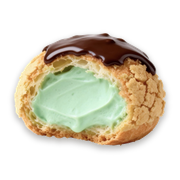
#> input picture assets/cafe/home-hy/hy-01.png, 180 x 180 px, given as the content of the folder d:/cursor-projects/Ariadne/图标素材/白底食物, which was not available
$ python build_ios_tiles.py
#> lines starting #> are read from the running program, lines starting #| are printed output that depends on the picture; after the words box and inside, x2 and y2 are one past the last pixel; in counts of white or black regions, pixels touching at a corner belong together; pictures that were not available may be replaced by others from this repository, and a replacement may not be noted
"""白底食物 → iOS 图标：纯抠图 + 轻投影（透明底）。"""
from __future__ import annotations

from collections import deque
from pathlib import Path

from PIL import Image, ImageDraw, ImageFilter

ROOT = Path(__file__).resolve().parent
FOOD = Path(r"d:\cursor-projects\Ariadne\图标素材\白底食物")
OUT = ROOT
SIZE = 180
PAD = 14
CORNER = int(SIZE * 0.2237)


def knock_white_flood(im: Image.Image, thr: int = 246) -> Image.Image:
    im = im.convert("RGBA")
    w, h = im.size
    px = im.load()

    def is_bg(x: int, y: int) -> bool:
        r, g, b, a = px[x, y]
        return a > 0 and r >= thr and g >= thr and b >= thr

    seen = bytearray(w * h)
    q: deque[tuple[int, int]] = deque()

    def push(x: int, y: int) -> None:
        i = y * w + x
        if seen[i] or not is_bg(x, y):
            return
        seen[i] = 1
        q.append((x, y))

    for x in range(w):
        push(x, 0)
        push(x, h - 1)
    for y in range(h):
        push(0, y)
        push(w - 1, y)

    while q:
        x, y = q.popleft()
        px[x, y] = (0, 0, 0, 0)
        if x:
            push(x - 1, y)
        if x + 1 < w:
            push(x + 1, y)
        if y:
            push(x, y - 1)
        if y + 1 < h:
            push(x, y + 1)

    for y in range(h):
        for x in range(w):
            r, g, b, a = px[x, y]
            if a == 0:
                continue
            if r >= thr - 18 and g >= thr - 18 and b >= thr - 18:
                edge = False
                for nx, ny in ((x - 1, y), (x + 1, y), (x, y - 1), (x, y + 1)):
                    if 0 <= nx < w and 0 <= ny < h and px[nx, ny][3] == 0:
                        edge = True
                        break
                if edge:
                    fade = max(0, min(r, g, b) - (thr - 18))
                    px[x, y] = (r, g, b, max(0, int(a * (1 - fade / 18))))
    return im


def compose(src: Image.Image) -> Image.Image:
    art = knock_white_flood(src)
    bbox = art.split()[-1].getbbox()
    out = Image.new("RGBA", (SIZE, SIZE), (0, 0, 0, 0))
    if not bbox:
        return out
    art = art.crop(bbox)
    aw, ah = art.size
    box = SIZE - PAD * 2
    scale = min(box / aw, box / ah)
    nw, nh = max(1, int(aw * scale)), max(1, int(ah * scale))
    art = art.resize((nw, nh), Image.Resampling.LANCZOS)
    x0, y0 = (SIZE - nw) // 2, (SIZE - nh) // 2

    shadow = Image.new("RGBA", (SIZE, SIZE), (0, 0, 0, 0))
    alpha = art.split()[-1]
    sh = Image.new("RGBA", (nw, nh), (40, 30, 20, 100))
    sh.putalpha(alpha.point(lambda v: int(v * 0.35)))
    shadow.alpha_composite(sh, (x0, y0 + 3))
    shadow = shadow.filter(ImageFilter.GaussianBlur(3))

    out = Image.alpha_composite(out, shadow)
    out.alpha_composite(art, (x0, y0))
    return out


def round_mask(size: int, radius: int) -> Image.Image:
    m = Image.new("L", (size, size), 0)
    ImageDraw.Draw(m).rounded_rectangle([0, 0, size - 1, size - 1], radius=radius, fill=255)
    return m


def main() -> None:
    foods = sorted(FOOD.glob("*.jpg")) + sorted(FOOD.glob("*.png"))
    assert foods, "no food in " + str(FOOD)
    mask = round_mask(SIZE, CORNER)
#> in round_mask, `m = Image.new("L", (size, size), 0)`: m: PIL image 180x180 L; every value is 0
#> in round_mask, `ImageDraw.Draw(m).rounded_rectangle([0, 0, size - 1, size - 1], radius..`:
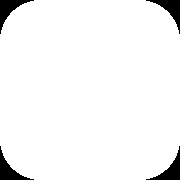
#> m: PIL image 180x180 L; 95.6% white; 4 black regions, box (x1, y1, x2, y2) and area: (0, 0, 34, 34) 354, (146, 0, 180, 34) 354, (0, 146, 34, 180) 354, (146, 146, 180, 180) 354
    for i, src in enumerate(foods[:18]):
        tile = compose(Image.open(src))
#> in knock_white_flood, im is the input picture: PIL image 180x180 RGBA; mean R, G, B, A 75, 68.3, 51.4, 106.1
#> the loop in knock_white_flood, `for y in range(h):` made 180 passes
#> in compose, `out = Image.new("RGBA", (SIZE, SIZE), (0, 0, 0, 0))`: out: PIL image 180x180 RGBA; every value is 0
#> in compose, `art = art.resize((nw, nh), Image.Resampling.LANCZOS)`:
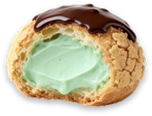
#> art: PIL image 152x116 RGBA; mean R, G, B, A 115.9, 105.6, 79.8, 162.9; transparent parts drawn white
#> in compose, `alpha = art.split()[-1]`:
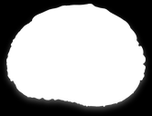
#> alpha: PIL image 152x116 L; min 0, max 255, mean 162.9
#> in compose, `sh.putalpha(alpha.point(lambda v: int(v * 0.35)))`:
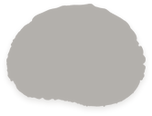
#> sh: PIL image 152x116 RGBA; mean R, G, B, A 40, 30, 20, 56.8; transparent parts drawn white
#> in compose, `shadow = shadow.filter(ImageFilter.GaussianBlur(3))`:
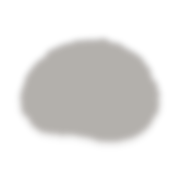
#> shadow: PIL image 180x180 RGBA; mean R, G, B, A 16.2, 12.2, 8.1, 30.9; transparent parts drawn white
        r, g, b, a = tile.split()
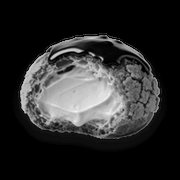
#> b: PIL image 180x180 L; min 0, max 242, mean 43.6
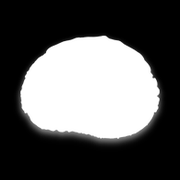
#> a: PIL image 180x180 L; min 0, max 255, mean 90.5
        a = Image.composite(a, Image.new("L", (SIZE, SIZE), 0), mask)
        tile = Image.merge("RGBA", (r, g, b, a))
        name = f"hy-{i + 1:02d}.png"
        tile.save(OUT / name, optimize=True)
        print("ok", name, "<-", src.name)


if __name__ == "__main__":
    main()

$ run again, on assets/cafe/home-hy/hy-05.png
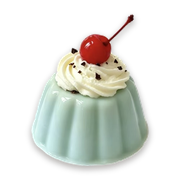
#> input picture assets/cafe/home-hy/hy-05.png, 180 x 180 px, given as the content of the folder d:/cursor-projects/Ariadne/图标素材/白底食物, which was not available
#> in knock_white_flood, im is the input picture: PIL image 180x180 RGBA; mean R, G, B, A 60.5, 62.3, 56.2, 88.5
#> the loop in knock_white_flood, `for y in range(h):` made 180 passes
#> in compose, `sh.putalpha(alpha.point(lambda v: int(v * 0.35)))`:
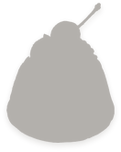
#> sh: PIL image 121x152 RGBA; mean R, G, B, A 40, 30, 20, 45.8; transparent parts drawn white
#> in main, `r, g, b, a = tile.split()`:
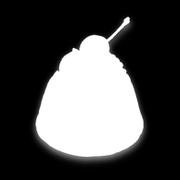
#> a: PIL image 180x180 L; min 0, max 255, mean 76.4

$ run again, on assets/cafe/home-hy/hy-06.png
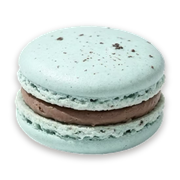
#> input picture assets/cafe/home-hy/hy-06.png, 180 x 180 px, given as the content of the folder d:/cursor-projects/Ariadne/图标素材/白底食物, which was not available
#> in knock_white_flood, im is the input picture: PIL image 180x180 RGBA; mean R, G, B, A 91.3, 99.5, 95.8, 132.3
#> the loop in knock_white_flood, `for y in range(h):` made 180 passes
#> in compose, `sh.putalpha(alpha.point(lambda v: int(v * 0.35)))`:
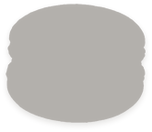
#> sh: PIL image 152x132 RGBA; mean R, G, B, A 40, 30, 20, 62.8; transparent parts drawn white
#> in main, `r, g, b, a = tile.split()`:
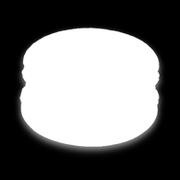
#> a: PIL image 180x180 L; min 0, max 255, mean 113.6
